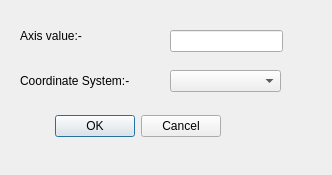
<?xml version="1.0" encoding="UTF-8"?>
<ui version="4.0">
 <class>TouchOffDlg</class>
 <widget class="QDialog" name="TouchOffDlg">
  <property name="geometry">
   <rect>
    <x>0</x>
    <y>0</y>
    <width>332</width>
    <height>175</height>
   </rect>
  </property>
  <property name="windowTitle">
   <string>Tool Touch Off</string>
  </property>
  <widget class="QDialogButtonBox" name="buttonBox">
   <property name="geometry">
    <rect>
     <x>30</x>
     <y>110</y>
     <width>191</width>
     <height>32</height>
    </rect>
   </property>
   <property name="orientation">
    <enum>Qt::Horizontal</enum>
   </property>
   <property name="standardButtons">
    <set>QDialogButtonBox::Cancel|QDialogButtonBox::Ok</set>
   </property>
  </widget>
  <widget class="QLabel" name="label">
   <property name="geometry">
    <rect>
     <x>20</x>
     <y>20</y>
     <width>111</width>
     <height>31</height>
    </rect>
   </property>
   <property name="text">
    <string>Axis value:-</string>
   </property>
  </widget>
  <widget class="QLineEdit" name="le_value">
   <property name="geometry">
    <rect>
     <x>170</x>
     <y>30</y>
     <width>113</width>
     <height>22</height>
    </rect>
   </property>
  </widget>
  <widget class="QLabel" name="label_2">
   <property name="geometry">
    <rect>
     <x>20</x>
     <y>70</y>
     <width>141</width>
     <height>21</height>
    </rect>
   </property>
   <property name="text">
    <string>Coordinate System:-</string>
   </property>
  </widget>
  <widget class="QComboBox" name="cb_coordinate">
   <property name="geometry">
    <rect>
     <x>170</x>
     <y>70</y>
     <width>111</width>
     <height>22</height>
    </rect>
   </property>
  </widget>
 </widget>
 <resources/>
 <connections>
  <connection>
   <sender>buttonBox</sender>
   <signal>accepted()</signal>
   <receiver>TouchOffDlg</receiver>
   <slot>accept()</slot>
   <hints>
    <hint type="sourcelabel">
     <x>220</x>
     <y>115</y>
    </hint>
    <hint type="destinationlabel">
     <x>157</x>
     <y>142</y>
    </hint>
   </hints>
  </connection>
  <connection>
   <sender>buttonBox</sender>
   <signal>rejected()</signal>
   <receiver>TouchOffDlg</receiver>
   <slot>reject()</slot>
   <hints>
    <hint type="sourcelabel">
     <x>220</x>
     <y>115</y>
    </hint>
    <hint type="destinationlabel">
     <x>286</x>
     <y>142</y>
    </hint>
   </hints>
  </connection>
  <connection>
   <sender>cb_coordinate</sender>
   <signal>activated(QString)</signal>
   <receiver>TouchOffDlg</receiver>
   <slot>onActivated(QString)</slot>
   <hints>
    <hint type="sourcelabel">
     <x>242</x>
     <y>82</y>
    </hint>
    <hint type="destinationlabel">
     <x>252</x>
     <y>150</y>
    </hint>
   </hints>
  </connection>
  <connection>
   <sender>buttonBox</sender>
   <signal>accepted()</signal>
   <receiver>TouchOffDlg</receiver>
   <slot>accept()</slot>
   <hints>
    <hint type="sourcelabel">
     <x>97</x>
     <y>126</y>
    </hint>
    <hint type="destinationlabel">
     <x>67</x>
     <y>148</y>
    </hint>
   </hints>
  </connection>
  <connection>
   <sender>buttonBox</sender>
   <signal>accepted()</signal>
   <receiver>TouchOffDlg</receiver>
   <slot>onAccept()</slot>
   <hints>
    <hint type="sourcelabel">
     <x>109</x>
     <y>128</y>
    </hint>
    <hint type="destinationlabel">
     <x>94</x>
     <y>152</y>
    </hint>
   </hints>
  </connection>
 </connections>
 <slots>
  <slot>onActivated(QString)</slot>
  <slot>onAccept()</slot>
 </slots>
</ui>
